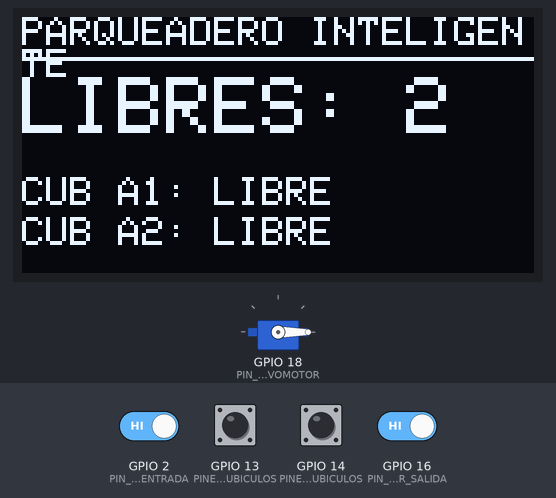
A sketch run on a simulated ESP32. Parts: 128×64 one-colour display, servo. The inputs (shaded band) are chosen by the test bench; at power-on: GPIO 2 (PIN_SENSOR_ENTRADA), GPIO 13 (PINES_CUBICULOS), GPIO 14 (PINES_CUBICULOS), GPIO 16 (PIN_SENSOR_SALIDA) HIGH. WiFi joins after 1.5 s; servers stay silent unless stated; random numbers use the default seed unless the sketch sets one; no MQTT or app messages arrive unless stated; what the sketch prints to the serial monitor is not drawn.

Above: at 3.7 s.
3.8 s: GPIO 2 (PIN_SENSOR_ENTRADA) driven LOW
At 5.3 s:
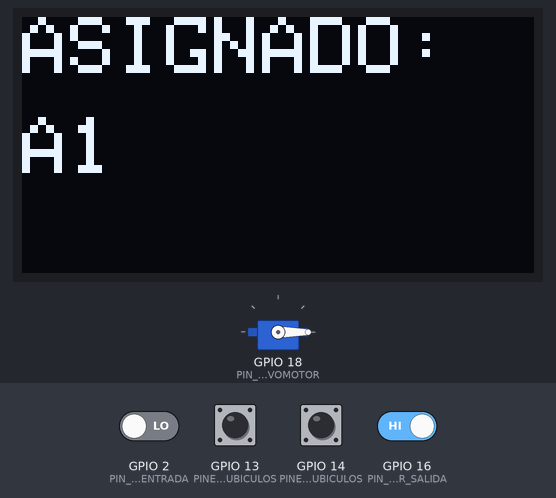
6.8 s: GPIO 13 (PINES_CUBICULOS) pulled LOW for 0.15 s
At 6.9 s:
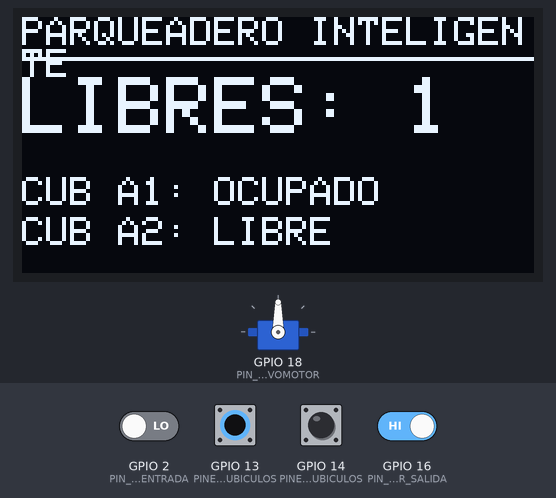
8.4 s: GPIO 14 (PINES_CUBICULOS) pulled LOW for 0.15 s
At 8.57 s:
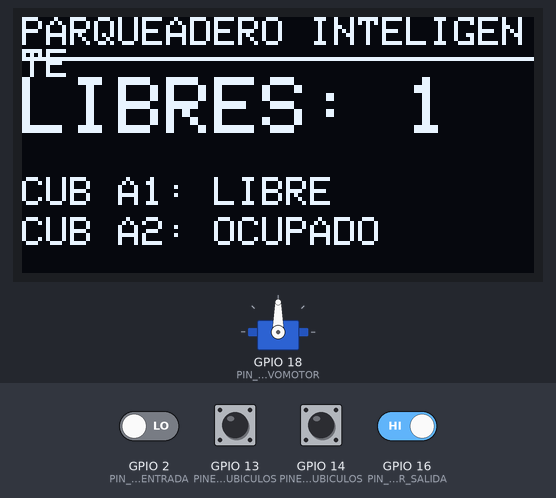
10.1 s: GPIO 2 (PIN_SENSOR_ENTRADA) driven HIGH
At 11.0 s:
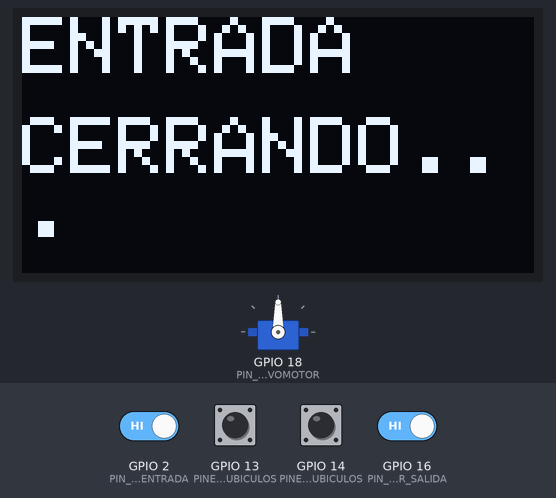
13.1 s: GPIO 16 (PIN_SENSOR_SALIDA) driven LOW
At 13.7 s:
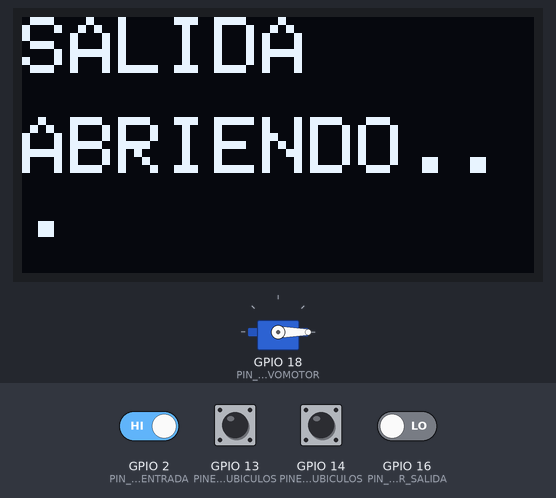
16.1 s: GPIO 14 (PINES_CUBICULOS) pulled LOW for 1 s
At 16.9 s:
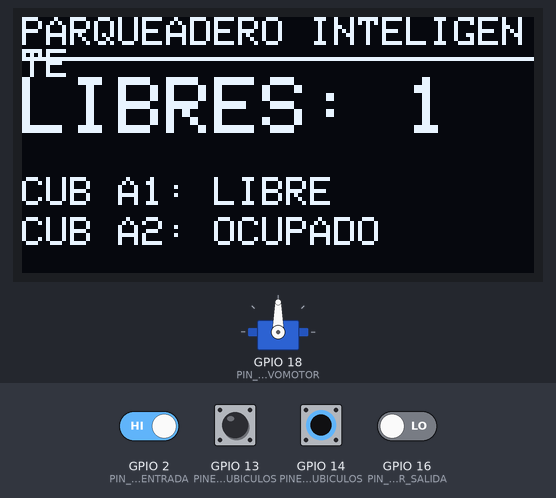
Timing chart, 0 to 19.1 s (numbered marks = the images above; inputs shaded):
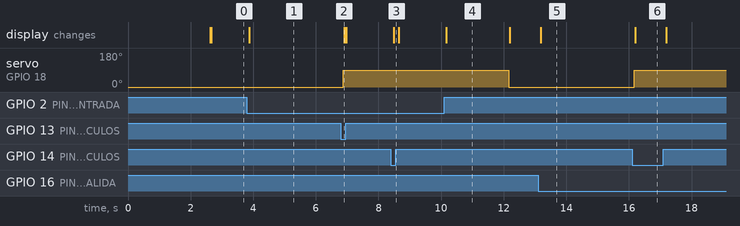

Measured:
- after the input at 3.8 s, the display: changes after 0.07 s (image 1)
- after the input at 8.4 s, the display: changes after 0.10 s (image 3)
- after the input at 10.1 s, servo on GPIO 18 (PIN_SERVOMOTOR): 90° → 0° after 2.1 s; the display: changes after 0.07 s (image 4)
- after the input at 13.1 s, the display: changes after 0.08 s (image 5)
- what the display in image 4 shows lasts 2.0 s, from 10.2 s to 12.2 s

The sketch:

sketch_nov5a.ino
```cpp
// ===========================================
// CODIGO MAESTRO: PARQUEADERO INTELIGENTE V1.3 (FINAL)
// ===========================================

// --- LIBRERÍAS ---
#include <ESP32Servo.h>
#include <Wire.h>
#include <Adafruit_GFX.h>
#include <Adafruit_SSD1306.h>
#include <WiFi.h>
#include <PubSubClient.h> // Librería para MQTT

// --- CONFIGURACIÓN DE WIFI y MQTT (MODIFICAR ESTOS VALORES) ---
const char* ssid = "parqueadero";       // <<<<<<<<< ¡REEMPLAZAR SI CAMBIA!
const char* password = "parqueadero";     // <<<<<<<<< ¡REEMPLAZAR SI CAMBIA!

// MQTT Broker
const char* mqtt_server = "192.168.0.39";
const int   MQTT_PORT   = 1883;
const char* MQTT_USER   = "backend";
const char* MQTT_PASS   = "Deef3137047135$";

// Cliente WiFi y MQTT
WiFiClient espClient;
PubSubClient client(espClient);

// --- DEFINICIÓN DE PINES ---
#define PIN_SERVOMOTOR 18
#define PIN_SENSOR_ENTRADA 2      // Detección de vehículo en la entrada
#define PIN_SENSOR_SALIDA 16      // Detección de vehículo en la salida

// Definición de Pines de Cubículos (EJEMPLO: 2 cubículos)
#define NUM_CUBICULOS 2
const int PINES_CUBICULOS[NUM_CUBICULOS] = {13, 14};
const char* NOMBRES_CUBICULOS[NUM_CUBICULOS] = {"A1", "A2"};

// Pantalla OLED I2C (SSD1306)
#define OLED_SDA 21
#define OLED_SCL 22
#define PANTALLA_ANCHO 128
#define PANTALLA_ALTO 64
#define OLED_RESET -1

// --- CONSTANTES DE LÓGICA ---
const int ANGULO_CERRADA = 0;
const int ANGULO_ABIERTA = 90;
const int ESTADO_SENSOR_ACTIVO = LOW;  // Objeto detectado (Ocupado)
const int ESTADO_SENSOR_REPOSO = HIGH; // Sin detección (Libre)

// --- TOPICOS DE COMUNICACIÓN MQTT ---
#define TOPIC_ENTRADA_CARRO   "parqueadero/entrada/carro"  // {"cub": "A1", "estado": "Ingresando"}
#define TOPIC_SALIDA_CARRO    "parqueadero/salida/carro"   // {"estado": "Saliendo"} -> backend registra hora de salida
#define TOPIC_UBICACION_BASE  "parqueadero/ubicacion"      // Base para parqueadero/ubicacion/A1, etc.

// Estructura de datos para el Parqueadero
struct Cubiculo {
  int id;
  int pin;
  bool ocupado;
  int estadoPrevio; // Guarda el estado anterior del sensor
};
Cubiculo parqueadero[NUM_CUBICULOS];

// --- OBJETOS ---
Servo talanquera;
Adafruit_SSD1306 display(PANTALLA_ANCHO, PANTALLA_ALTO, &Wire, OLED_RESET);

// ====================================================================
// --- PROTOTIPOS DE FUNCIONES ---
// ====================================================================
void mostrarEstadoEnOLED(const char* linea1, const char* linea2);
void mostrarEstadoGeneral();
void mostrarMensajeTemporal(const char* titulo, const char* mensaje, long duracion_ms);
int  contarCubiculosLibres();
void reconnect();
void setup_wifi();
void controlarEntrada();
void controlarSalida();
void actualizarEstadoCubiculos();

// ====================================================================
// --- CONFIGURACIÓN Y LOOP ---
// ====================================================================

void setup() {
  Serial.begin(115200);

  // 1. Inicialización de Hardware
  Wire.begin(OLED_SDA, OLED_SCL);
  if (!display.begin(SSD1306_SWITCHCAPVCC, 0x3C)) {
    Serial.println("FALLO: SSD1306 no encontrado.");
    for(;;);
  }
  display.clearDisplay();
  display.setTextColor(SSD1306_WHITE);

  talanquera.attach(PIN_SERVOMOTOR);
  talanquera.write(ANGULO_CERRADA);

  // 2. Inicialización de Pines de Sensores y Cubículos
  pinMode(PIN_SENSOR_ENTRADA, INPUT_PULLUP);
  pinMode(PIN_SENSOR_SALIDA, INPUT_PULLUP);
  for (int i = 0; i < NUM_CUBICULOS; i++) {
    parqueadero[i].id = i;
    parqueadero[i].pin = PINES_CUBICULOS[i];
    parqueadero[i].ocupado = false;
    parqueadero[i].estadoPrevio = ESTADO_SENSOR_REPOSO;
    pinMode(parqueadero[i].pin, INPUT_PULLUP);
  }

  // 3. Conexión WiFi y MQTT
  setup_wifi();
  client.setServer(mqtt_server, MQTT_PORT);

  mostrarEstadoGeneral();
  delay(1000);
}

void loop() {
  if (!client.connected()) {
    reconnect();
  }
  client.loop();

  // 1. Monitoreo de Cubículos (Estado Ocupado/Libre)
  actualizarEstadoCubiculos();

  // 2. Lógica de ENTRADA (Asignación)
  controlarEntrada();

  // 3. Lógica de SALIDA (Apertura y Publicación de Salida)
  controlarSalida();

  // 4. Mostrar estado general
  mostrarEstadoGeneral();

  delay(50);
}

// ====================================================================
// --- FUNCIONES DE CONEXIÓN ---
// ====================================================================

void setup_wifi() {
  mostrarEstadoEnOLED("Conectando", "a WiFi...");
  WiFi.begin(ssid, password);
  Serial.print("Conectando a WiFi");
  while (WiFi.status() != WL_CONNECTED) {
    delay(500);
    Serial.print(".");
  }
  Serial.println("\nWiFi Conectado!");
  Serial.print("IP Address: ");
  Serial.println(WiFi.localIP());
}

void reconnect() {
  while (!client.connected()) {
    Serial.print("Intentando conexión MQTT...");
    String clientId = "ESP32Client-";
    clientId += String(random(0xffff), HEX);

    if (client.connect(clientId.c_str(), MQTT_USER, MQTT_PASS)) {
      Serial.println("conectado.");
      mostrarEstadoEnOLED("MQTT Conectado", "Listo para operar");
    } else {
      Serial.print("falló, rc=");
      Serial.print(client.state());
      Serial.println(" reintentando en 5 segundos");
      mostrarEstadoEnOLED("FALLO MQTT", "Reintentando...");
      delay(5000);
    }
  }
}

// ====================================================================
// --- FUNCIONES PRINCIPALES DE LÓGICA Y PUBLICACIÓN MQTT ---
// ====================================================================

/**
 * Controla el sensor de entrada, ASIGNA un cubículo y PUBLICA el evento.
 * Payload: {"cub": "A1", "estado": "Ingresando"}
 */
void controlarEntrada() {
  static int estadoPrevioEntrada = ESTADO_SENSOR_REPOSO;
  int estadoActualEntrada = digitalRead(PIN_SENSOR_ENTRADA);

  if (estadoActualEntrada == ESTADO_SENSOR_ACTIVO && estadoPrevioEntrada == ESTADO_SENSOR_REPOSO) {
    int indice_cubiculo_asignado = -1;
    for (int i = 0; i < NUM_CUBICULOS; i++) {
      if (digitalRead(parqueadero[i].pin) == ESTADO_SENSOR_REPOSO) { // Busca el libre
        indice_cubiculo_asignado = i;
        break;
      }
    }

    if (indice_cubiculo_asignado != -1) {
      const char* nombre_asignado = NOMBRES_CUBICULOS[indice_cubiculo_asignado];

      mostrarMensajeTemporal("ASIGNADO:", nombre_asignado, 3000);

      // Publicar el evento de ingreso CON la asignación
      String payload_str = "{\"cub\": \"";
      payload_str += nombre_asignado;
      payload_str += "\", \"estado\": \"Ingresando\"}";

      if (client.publish(TOPIC_ENTRADA_CARRO, payload_str.c_str())) {
        Serial.printf("EVENTO: Ingreso publicado. Cubículo ASIGNADO: %s\n", nombre_asignado);
        talanquera.write(ANGULO_ABIERTA);
      } else {
        Serial.println("FALLO al publicar entrada.");
        mostrarMensajeTemporal("FALLO MQTT", "Revisa conexión", 3000);
      }
    } else {
      Serial.println("FALLO: Parqueadero lleno.");
      mostrarMensajeTemporal("PARQUEADERO LLENO", "Espere por favor", 5000);
    }
  }

  // Lógica de cierre de talanquera después de pasar
  if (talanquera.read() == ANGULO_ABIERTA &&
      estadoActualEntrada == ESTADO_SENSOR_REPOSO &&
      digitalRead(PIN_SENSOR_SALIDA) == ESTADO_SENSOR_REPOSO) {

    Serial.println("Vehículo ha pasado. Cerrando entrada...");
    mostrarMensajeTemporal("ENTRADA", "CERRANDO...", 2000);
    talanquera.write(ANGULO_CERRADA);
  }

  estadoPrevioEntrada = estadoActualEntrada;
}


/**
 * Monitorea los sensores de los cubículos y PUBLICA el estado.
 * El backend usa este evento para cambiar el estado de OCUPADO a LIBRE
 * y disparar el cálculo final del cobro.
 * Payload: {"cubiculo": "A1", "estado": "Ocupado"} o {"cubiculo": "A1", "estado": "Libre"}
 */
void actualizarEstadoCubiculos() {
  for (int i = 0; i < NUM_CUBICULOS; i++) {
    int estadoActual = digitalRead(parqueadero[i].pin);

    if (estadoActual != parqueadero[i].estadoPrevio) {

      const char* nombre_cubiculo = NOMBRES_CUBICULOS[i];
      String topic_str = String(TOPIC_UBICACION_BASE) + "/" + nombre_cubiculo;
      String payload_str;

      if (estadoActual == ESTADO_SENSOR_ACTIVO) {
        parqueadero[i].ocupado = true;
        // Ocupado
        payload_str = "{\"cubiculo\": \"";
        payload_str += nombre_cubiculo;
        payload_str += "\", \"estado\": \"Ocupado\"}";
        Serial.printf("EVENTO: Cubículo %s OCUPADO. Publicando...\n", nombre_cubiculo);
      } else {
        parqueadero[i].ocupado = false;
        // Libre
        payload_str = "{\"cubiculo\": \"";
        payload_str += nombre_cubiculo;
        payload_str += "\", \"estado\": \"Libre\"}";
        Serial.printf("EVENTO: Cubículo %s LIBRE. Publicando...\n", nombre_cubiculo);
      }

      if (client.publish(topic_str.c_str(), payload_str.c_str())) {
        Serial.println("Publicación de UBICACIÓN exitosa.");
      } else {
        Serial.println("FALLO al publicar ubicación.");
      }

      parqueadero[i].estadoPrevio = estadoActual;
    }
  }
}

/**
 * Controla el sensor de salida. PUBLICA un evento para que el backend
 * registre la hora de salida.
 * Payload: {"estado": "Saliendo"}
 */
void controlarSalida() {
  static int estadoPrevioSalida = ESTADO_SENSOR_REPOSO;
  int estadoActualSalida = digitalRead(PIN_SENSOR_SALIDA);

  // Detección de vehículo en la SALIDA
  if (estadoActualSalida == ESTADO_SENSOR_ACTIVO &&
      estadoPrevioSalida == ESTADO_SENSOR_REPOSO) {

    // Abrir talanquera si está cerrada
    if (talanquera.read() == ANGULO_CERRADA) {
      Serial.println("Vehículo en SALIDA. ABRIENDO TALANQUERA.");
      mostrarMensajeTemporal("SALIDA", "ABRIENDO...", 3000);
      talanquera.write(ANGULO_ABIERTA);

      // PUBLICAR EVENTO DE SALIDA (Backend registra la hora)
      const char* payload = "{\"estado\": \"Saliendo\"}";
      if (!client.publish(TOPIC_SALIDA_CARRO, payload)) {
        Serial.println("FALLO al publicar evento de SALIDA.");
      }
    }

  } else if (estadoActualSalida == ESTADO_SENSOR_REPOSO &&
              estadoPrevioSalida == ESTADO_SENSOR_ACTIVO &&
              talanquera.read() == ANGULO_ABIERTA) {
    // El vehículo ha pasado, cerrar talanquera
    Serial.println("Vehículo ha salido. Cerrando salida...");
    mostrarMensajeTemporal("SALIDA", "GRACIAS POR SU VISITA", 3000);
    talanquera.write(ANGULO_CERRADA);
  }

  estadoPrevioSalida = estadoActualSalida;
}

int contarCubiculosLibres() {
  int count = 0;
  for (int i = 0; i < NUM_CUBICULOS; i++) {
    if (digitalRead(parqueadero[i].pin) == ESTADO_SENSOR_REPOSO) {
      count++;
    }
  }
  return count;
}

// ====================================================================
// --- FUNCIONES DE CONTROL DE DISPLAY OLED ---
// ====================================================================

void mostrarEstadoEnOLED(const char* linea1, const char* linea2) {
  display.clearDisplay();
  display.setTextSize(1);
  display.setCursor(0, 0);
  display.println(linea1);
  display.setCursor(0, 15);
  display.println(linea2);
  display.display();
}

void mostrarEstadoGeneral() {
  if (!client.connected()) return;

  int libres = contarCubiculosLibres();

  display.clearDisplay();
  display.setTextSize(1);
  display.setCursor(0, 0);
  display.println("PARQUEADERO INTELIGENTE");
  display.drawFastHLine(0, 10, PANTALLA_ANCHO, SSD1306_WHITE);

  display.setTextSize(2);
  display.setCursor(0, 15);
  display.print("LIBRES: ");
  display.println(libres);

  display.setTextSize(1);
  int y_start = 40;
  for (int i = 0; i < NUM_CUBICULOS; i++) {
    display.setCursor(0, y_start + (i * 10));
    display.print("CUB ");
    display.print(NOMBRES_CUBICULOS[i]);
    display.print(": ");
    display.print(digitalRead(parqueadero[i].pin) == ESTADO_SENSOR_ACTIVO ? "OCUPADO" : "LIBRE");
  }

  display.display();
}

void mostrarMensajeTemporal(const char* titulo, const char* mensaje, long duracion_ms) {
  display.clearDisplay();
  display.setTextSize(2);
  display.setCursor(0, 0);
  display.println(titulo);

  display.setTextSize(2);
  display.setCursor(0, 25);
  display.println(mensaje);

  display.display();
  delay(duracion_ms);
}
```
